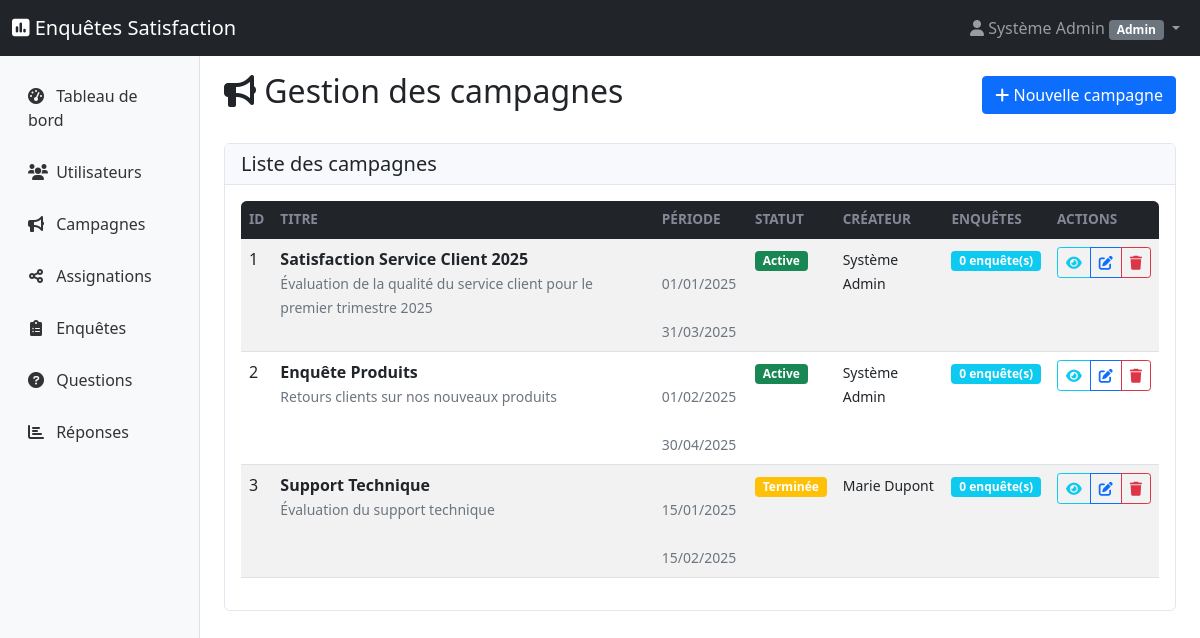
Page /?controller=Admin&action=campagnes (signed in) on the committed database.
### tables this page shows
CREATE TABLE IF NOT EXISTS campagnes (
    id INT AUTO_INCREMENT PRIMARY KEY,
    nom VARCHAR(200) NOT NULL,
    description TEXT,
    date_debut DATE NOT NULL,
    date_fin DATE NOT NULL,
    statut ENUM('en_preparation', 'active', 'terminee', 'suspendue') NOT NULL DEFAULT 'en_preparation',
    created_by INT NOT NULL,
    date_creation TIMESTAMP DEFAULT CURRENT_TIMESTAMP,
    date_modification TIMESTAMP DEFAULT CURRENT_TIMESTAMP ON UPDATE CURRENT_TIMESTAMP,
    FOREIGN KEY (created_by) REFERENCES utilisateurs(id) ON DELETE CASCADE,
    INDEX idx_statut (statut),
    INDEX idx_dates (date_debut, date_fin),
    INDEX idx_created_by (created_by)
);

CREATE TABLE IF NOT EXISTS utilisateurs (
    id INT AUTO_INCREMENT PRIMARY KEY,
    nom VARCHAR(100) NOT NULL,
    prenom VARCHAR(100) NOT NULL,
    email VARCHAR(255) UNIQUE NOT NULL,
    mot_de_passe VARCHAR(255) NOT NULL,
    role ENUM('admin', 'agent', 'client') NOT NULL DEFAULT 'client',
    statut ENUM('actif', 'inactif') NOT NULL DEFAULT 'actif',
    date_creation TIMESTAMP DEFAULT CURRENT_TIMESTAMP,
    date_modification TIMESTAMP DEFAULT CURRENT_TIMESTAMP ON UPDATE CURRENT_TIMESTAMP,
    INDEX idx_email (email),
    INDEX idx_role (role),
    INDEX idx_statut (statut)
);

### app/Controllers/BaseController.php (called while the page is built, shortened)
<?php
abstract class BaseController {
    protected $currentUser;
    public function __construct() {
        $this->currentUser = $_SESSION['user'] ?? null;
    }
    protected function view(string $viewPath, array $data = []): void {
        $data['currentUser'] = $this->currentUser;
        extract($data);
        $template = $this->getTemplate();
        $content = $this->loadView($viewPath, $data);
        include __DIR__ . "/../Views/{$template}/layout.php";
    }
    protected function loadView(string $viewPath, array $data = []): string {
        $data['currentUser'] = $this->currentUser;
        extract($data);
        include __DIR__ . "/../Views/{$viewPath}.php";
        return ob_get_clean();
    }
    protected function getTemplate(): string {
        if ($this->currentUser) {
            return ($this->currentUser['role'] === 'client') ? 'frontoffice' : 'backoffice';
        }
        return 'frontoffice';
    }
}

### app/Controllers/AdminController.php (called while the page is built, shortened)
<?php
require_once 'BaseController.php';
require_once __DIR__ . '/../Models/Campagne.php';
class AdminController extends BaseController {
    private $campagneModel;
    public function __construct() {
        $this->campagneModel = new Campagne();
    }
    public function campagnes(): void {
        $campagnes = $this->campagneModel->getAllWithCreator();
        $this->view('admin/campagnes/index', [
            'campagnes' => $campagnes,
            'flash_messages' => $this->getFlashMessages()
        ]);
    }
}

### config/bootstrap.php (called while the page is built, shortened)
<?php
class Application {
    private $action;
    public function __construct() {
        $this->loadController();
    }
    private function parseUrl(): void {
        $this->action = $_GET['action'] ?? DEFAULT_ACTION;
    }
    private function loadController(): void {
        try {
            $controller = new $controllerName();
            call_user_func_array([$controller, $this->action], []);
        } catch (Exception $e) {
            Utils::log('Erreur dans le contrôleur: ' . $e->getMessage(), 'ERROR');
            $this->handleError(500, 'Erreur interne du serveur');
        }
    }
    public static function run(): void {
        new self();
    }
}

### public/index.php (called while the page is built, shortened)
<?php
try {
    require_once __DIR__ . '/../config/bootstrap.php';
    Application::run();
} catch (Throwable $e) {
    echo "<h1>Erreur de l'application</h1>";
    echo "<p><strong>Message :</strong> " . $e->getMessage() . "</p>";
    echo "<p><strong>Fichier :</strong> " . $e->getFile() . " ligne " . $e->getLine() . "</p>";
    echo "<pre>" . $e->getTraceAsString() . "</pre>";
}

### config/database.php (called while the page is built, shortened)
<?php
class Database {
    private static $instance = null;
    private $pdo;
    private function __construct() {
        try {
            $dsn = "mysql:host=" . self::HOST . ";dbname=" . self::DB_NAME . ";charset=" . self::CHARSET;
            $options = [
                PDO::ATTR_ERRMODE => PDO::ERRMODE_EXCEPTION,
                PDO::ATTR_DEFAULT_FETCH_MODE => PDO::FETCH_ASSOC,
                PDO::ATTR_EMULATE_PREPARES => false,
                PDO::MYSQL_ATTR_INIT_COMMAND => "SET NAMES " . self::CHARSET
            ];
            $this->pdo = new PDO($dsn, self::USERNAME, self::PASSWORD, $options);
        } catch (PDOException $e) {
            throw new Exception("Erreur de connexion à la base de données : " . $e->getMessage());
        }
    }
    public static function getInstance(): Database {
        if (self::$instance === null) {
            self::$instance = new self();
        }
        return self::$instance;
    }
    public function getConnection(): PDO {
        return $this->pdo;
    }
}

### app/Models/BaseModel.php (called while the page is built, shortened)
<?php
require_once __DIR__ . '/../../config/database.php';
abstract class BaseModel {
    public function __construct() {
        $this->pdo = Database::getInstance()->getConnection();
    }
}

### app/Models/Campagne.php (called while the page is built, shortened)
<?php
require_once 'BaseModel.php';
class Campagne extends BaseModel {
    protected $table = 'campagnes';
    public function getAllWithCreator(): array {
        $stmt = $this->pdo->query("
            SELECT c.*, u.nom as createur_nom, u.prenom as createur_prenom
            FROM {$this->table} c
            LEFT JOIN utilisateurs u ON c.created_by = u.id
            ORDER BY c.date_creation DESC
        ");
        return $stmt->fetchAll();
    }
}

### app/Views/admin/campagnes/index.php (the view, shortened to what this page needs)
<div class="d-flex justify-content-between align-items-center mb-4">
    <h2><i class="fas fa-bullhorn"></i> Gestion des campagnes</h2>
    <a href="?controller=Admin&action=createCampagne" class="btn btn-primary">
        <i class="fas fa-plus"></i> Nouvelle campagne
    </a>
</div>
<div class="card">
    <div class="card-header">
        <h5 class="mb-0">Liste des campagnes</h5>
    </div>
    <div class="card-body">
        <?php if (empty($campagnes)): ?>
            <div class="text-center py-4">
                <i class="fas fa-bullhorn fa-3x text-muted"></i>
                <h5 class="mt-3 text-muted">Aucune campagne trouvée</h5>
                <p class="text-muted">Commencez par créer une nouvelle campagne d'enquête.</p>
                <a href="?controller=Admin&action=createCampagne" class="btn btn-primary">
                    <i class="fas fa-plus"></i> Créer une campagne
                </a>
            </div>
        <?php else: ?>
            <div class="table-responsive">
                <table class="table table-striped table-hover">
                    <thead class="table-dark">
                        <tr>
                            <th>ID</th>
                            <th>Titre</th>
                            <th>Période</th>
                            <th>Statut</th>
                            <th>Créateur</th>
                            <th>Enquêtes</th>
                            <th>Actions</th>
                        </tr>
                    </thead>
                    <tbody>
                        <?php foreach ($campagnes as $campagne): ?>
                            <tr>
                                <td><?= $campagne['id'] ?></td>
                                <td>
                                    <div>
                                        <strong><?= htmlspecialchars($campagne['nom']) ?></strong>
                                        <?php if (!empty($campagne['description'])): ?>
                                            <br><small class="text-muted">
                                                <?= htmlspecialchars(substr($campagne['description'], 0, 100)) ?>
                                            </small>
                                        <?php endif; ?>
                                    </div>
                                </td>
                                <td>
                                    <small class="text-muted">
                                        <i class="fas fa-calendar-start"></i> <?= date('d/m/Y', strtotime($campagne['date_debut'])) ?><br>
                                        <i class="fas fa-calendar-end"></i> <?= date('d/m/Y', strtotime($campagne['date_fin'])) ?>
                                    </small>
                                </td>
                                <td>
                                    <span class="badge bg-<?=
                                        $campagne['statut'] === 'active' ? 'success' :
                                        ($campagne['statut'] === 'en_preparation' ? 'secondary' :
                                        ($campagne['statut'] === 'terminee' ? 'warning' : 'danger'))
                                    ?>">
                                        <?=
                                            $campagne['statut'] === 'en_preparation' ? 'En préparation' :
                                            ($campagne['statut'] === 'active' ? 'Active' :
                                            ($campagne['statut'] === 'terminee' ? 'Terminée' :
                                            ($campagne['statut'] === 'suspendue' ? 'Suspendue' : ucfirst($campagne['statut']))))
                                        ?>
                                    </span>
                                </td>
                                <td>
                                    <small>
                                        <?= htmlspecialchars($campagne['createur_prenom'] . ' ' . $campagne['createur_nom']) ?>
                                    </small>
                                </td>
                                <td>
                                    <span class="badge bg-info">
                                        <?= $campagne['nb_enquetes'] ?? 0 ?> enquête(s)
                                    </span>
                                </td>
                                <td>
                                    <div class="btn-group btn-group-sm">
                                        <a href="?controller=Admin&action=viewCampagne&id=<?= $campagne['id'] ?>"
                                           class="btn btn-outline-info" title="Voir">
                                            <i class="fas fa-eye"></i>
                                        </a>
                                        <a href="?controller=Admin&action=editCampagne&id=<?= $campagne['id'] ?>"
                                           class="btn btn-outline-primary" title="Modifier">
                                            <i class="fas fa-edit"></i>
                                        </a>
                                        <button type="button" class="btn btn-outline-danger"
                                                onclick="confirmDeleteCampagne(<?= $campagne['id'] ?>, <?= json_encode($campagne['nom']) ?>)"
                                                title="Supprimer">
                                            <i class="fas fa-trash"></i>
                                        </button>
                                    </div>
                                </td>
                            </tr>
                        <?php endforeach; ?>
                    </tbody>
                </table>
            </div>
        <?php endif; ?>
    </div>
</div>

### public/css/backoffice.css (style rules this page uses)
.card { border: 1px solid #e3e6f0; border-radius: 0.35rem; }
.card-header { background-color: #f8f9fc; border-bottom: 1px solid #e3e6f0; }
.table th { border-top: none; font-weight: 600; text-transform: uppercase; font-size: 0.85rem; color: #858796; }
.table-responsive { border-radius: 0.35rem; }

### rows in the picture
campagnes: id "1", nom "Satisfaction Service Client 2025", description "Évaluation de la qualité du service client pour le premier trimestre 2025", date_debut "01/01/2025", date_fin "31/03/2025", statut "Active", created_by.nom "Système Admin", nb_enquetes "0"
campagnes: id "2", nom "Enquête Produits", description "Retours clients sur nos nouveaux produits", date_debut "01/02/2025", date_fin "30/04/2025", statut "Active", created_by.nom "Système Admin", nb_enquetes "0"
campagnes: id "3", nom "Support Technique", description "Évaluation du support technique", date_debut "15/01/2025", date_fin "15/02/2025", statut "Terminée", created_by.nom "Marie Dupont", nb_enquetes "0"

### other values in the picture
$currentUser['role'] "Admin"
